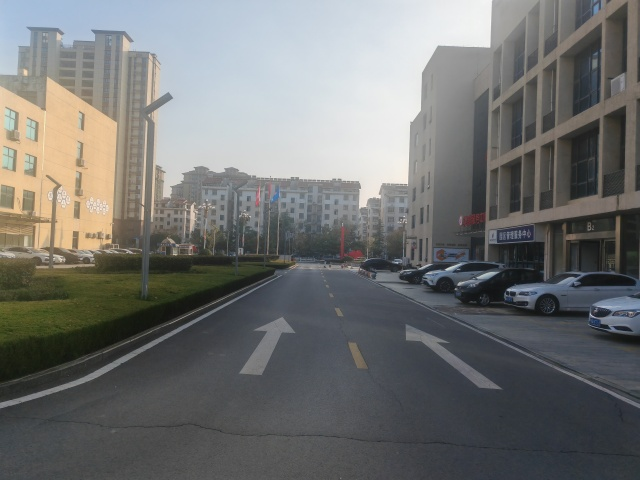
//> input picture img_test/resize_10.jpg, 640 x 480 px; its folder holds 4 pictures in this run
$ ./main_buquan   (built with g++ and OpenCV 4)
//> lines starting //> are read from the running program, lines starting //| are printed output that depends on the picture; after the words box and inside, x2 and y2 are one past the last pixel; in counts of white or black regions, pixels touching at a corner belong together
#include <chrono>
#include <iostream>

#include <vector>
#include <iostream>
#include <fstream>
#include <string>

#include "opencv2/opencv_modules.hpp"
#include <opencv2/core/utility.hpp>
#include "opencv2/imgcodecs.hpp"
#include "opencv2/highgui.hpp"
#include "opencv2/stitching/detail/autocalib.hpp"
#include "opencv2/stitching/detail/blenders.hpp"
#include "opencv2/stitching/detail/timelapsers.hpp"
#include "opencv2/stitching/detail/camera.hpp"
#include "opencv2/stitching/detail/exposure_compensate.hpp"
#include "opencv2/stitching/detail/matchers.hpp"
#include "opencv2/stitching/detail/motion_estimators.hpp"
#include "opencv2/stitching/detail/seam_finders.hpp"
#include "opencv2/stitching/detail/warpers.hpp"
#include "opencv2/stitching/warpers.hpp"
#include "opencv2/xfeatures2d/nonfree.hpp"

using namespace cv;
using namespace std;
using namespace cv::detail;

int main()
{
	//获取图片路径
	vector<String>image_names;  //所有图片名字
	String filepath = "/home/ytusdc/codes_zkyc/img_fusion/img_test";   //图片存储路径
	glob(filepath, image_names, false);
	size_t num_images = image_names.size(); //图片数量
	cout << "检索到的图片为：" << endl;
	for (int i = 0; i < num_images; ++i)
	{
		cout << "Image #" <<i+1<<": "<< image_names[i]<<endl;
	}
	cout << endl;

	//存储图像、尺寸、特征点
	vector<ImageFeatures> features(num_images);  //存储图像特征点
	vector<Mat> images(num_images); //存储所有图像
	vector<Size> images_sizes(num_images); //存储图像的尺寸
	Ptr<Feature2D> featurefinder = cv::SIFT::create();//特征点检测方法
	for (int i = 0; i < num_images; ++i)
	{
		images[i] = cv::imread(samples::findFile(image_names[i]));//读取每一张图片
//> images[0] is the input picture: 480 rows x 640 cols, CV_8UC3; mean B, G, R 113, 114.3, 113.4
		images_sizes[i] = images[i].size();
//> images_sizes = 4 Sizes (width, height): [640, 480], [0, 0], [0, 0], [0, 0]
		computeImageFeatures(featurefinder, images[i], features[i]);    //计算图像特征
		//features[i].img_idx = i;
		cout << "image #" << i + 1 << "特征点为: " << features[i].keypoints.size() << " 个"<<"  "<< "尺寸为: " << images_sizes[i] << endl;
//| image #1特征点为: 865 个  尺寸为: [640 x 480]
	}
	cout << endl;

	//图像特征点匹配
	vector<MatchesInfo> pairwise_matches; //表示特征匹配信息变量
	Ptr<FeaturesMatcher> matcher = makePtr<BestOf2NearestMatcher>(false, 0.3f, 6, 6); //定义特征匹配器，2NN方法
	(*matcher)(features, pairwise_matches);  //进行特征匹配

	//预估相机参数
	Ptr<Estimator> estimator;
	estimator = makePtr<HomographyBasedEstimator>();  //水平估计
	vector<CameraParams> cameras;  //相机参数素组
	(*estimator)(features, pairwise_matches, cameras);  //得到相机参数
	cout << "预估相机参数:" << endl;
	for (size_t i = 0; i < cameras.size(); ++i)
	{
		Mat R;
		cameras[i].R.convertTo(R, CV_32F);
		cameras[i].R = R;
		cout << "camera #" << i + 1 << ":\n内参数矩阵K:\n" << cameras[i].K() << "\n旋转矩阵R:\n" << cameras[i].R << "\n焦距focal: " << cameras[i].focal << endl;
	}
	cout << endl;

	//光束平差，精确相机参数
	Ptr<detail::BundleAdjusterBase> adjuster;
	adjuster = makePtr<detail::BundleAdjusterRay>();
	(*adjuster)(features, pairwise_matches, cameras);
	cout << "精确相机参数" << endl;
	for (size_t i = 0; i < cameras.size(); ++i)
	{
		Mat R;
		cameras[i].R.convertTo(R, CV_32F);
		cameras[i].R = R;
		cout << "camera #" << i + 1 << ":\n内参数矩阵K:\n" << cameras[i].K() << "\n旋转矩阵R:\n" << cameras[i].R << "\n焦距focal: " << cameras[i].focal << endl;
	}
	cout << endl;

	//波形矫正
	vector<Mat> mat;
	for (size_t i = 0; i < cameras.size(); ++i)
		mat.push_back(cameras[i].R);
	waveCorrect(mat, WAVE_CORRECT_HORIZ); //水平校正
	for (size_t i = 0; i < cameras.size(); ++i)
		cameras[i].R = mat[i];
	cout << endl;

	//创建mask图像
	vector<Mat> masks(num_images);
	for (int i = 0; i < num_images; ++i)
	{
		masks[i].create(images[i].size(), CV_8U);
		masks[i].setTo(Scalar::all(255));
	}

	//图像、掩码变换
	vector<Mat> masks_warp(num_images);  //mask扭曲
	vector<Mat> images_warp(num_images); //图像扭曲
	vector<Point> corners(num_images);   //图像左角点
	vector<Size> sizes(num_images);		 //图像尺寸
	Ptr<WarperCreator> warper_creator=makePtr<cv::CylindricalWarper>();  //柱面投影
	Ptr<RotationWarper> warper = warper_creator->create(static_cast<float>(cameras[0].focal));  //因为图像焦距都一样
	for (int i = 0; i < num_images; ++i)
	{
		Mat K;
		cameras[i].K().convertTo(K, CV_32F);
		corners[i] = warper->warp(images[i], K, cameras[i].R, INTER_LINEAR, BORDER_REFLECT, images_warp[i]);  //扭曲图像images->images_warp
		sizes[i] = images_warp[i].size();
		warper->warp(masks[i], K, cameras[i].R, INTER_NEAREST, BORDER_CONSTANT, masks_warp[i]);  //扭曲masks->masks_warped
	}
	for (int i = 0; i < num_images; ++i)
	{
		cout << "Image #" << i + 1 << "  corner: " << corners[i] << "  " << "size: " << sizes[i] << endl;
	}
	cout << endl;

	//图像融合
	Ptr<Blender> blender; //定义图像融合器
	blender = Blender::createDefault(Blender::NO, false); //简单融合方法
	blender->prepare(corners, sizes);  //生成全景图像区域
	for (int i = 0; i < num_images; ++i)
	{
		images_warp[i].convertTo(images_warp[i], CV_16S);
		blender->feed(images_warp[i], masks_warp[i], corners[i]);  //处理图像 初始化数据
	}
	Mat result, result_mask;
	blender->blend(result, result_mask);  //blend( InputOutputArray dst, InputOutputArray dst_mask  )混合并返回最后的pano。
	imwrite("result.jpg", result);
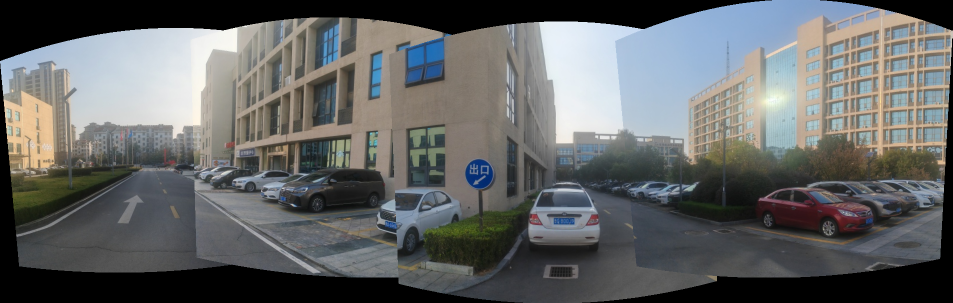
//> saved as result.jpg: 606 rows x 1905 cols, CV_8UC3 (shown at 1/2 size); mean B, G, R 101.5, 101.5, 99.6
	imwrite("result_mask.jpg", result_mask);
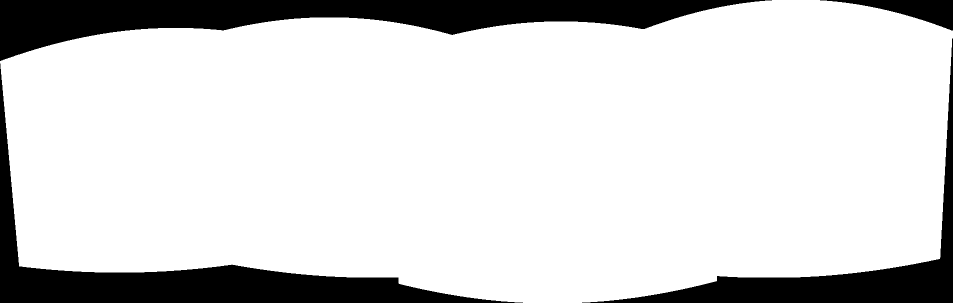
//> saved as result_mask.jpg: 606 rows x 1905 cols, CV_8UC1 (shown at 1/2 size); 83.9% white; 4 black regions, box (x1, y1, x2, y2) and area: (0, 0, 1544, 122) 78703, (0, 127, 1046, 606) 61731, (1164, 77, 1905, 606) 39390, (1640, 0, 1905, 61) 6311

    // Stitcher::Mode mode = Stitcher::PANORAMA;
    // Ptr<Stitcher> stitcher = Stitcher::create(mode);
    // auto status = stitcher->composePanorama(images, result);

	return 0;
}
